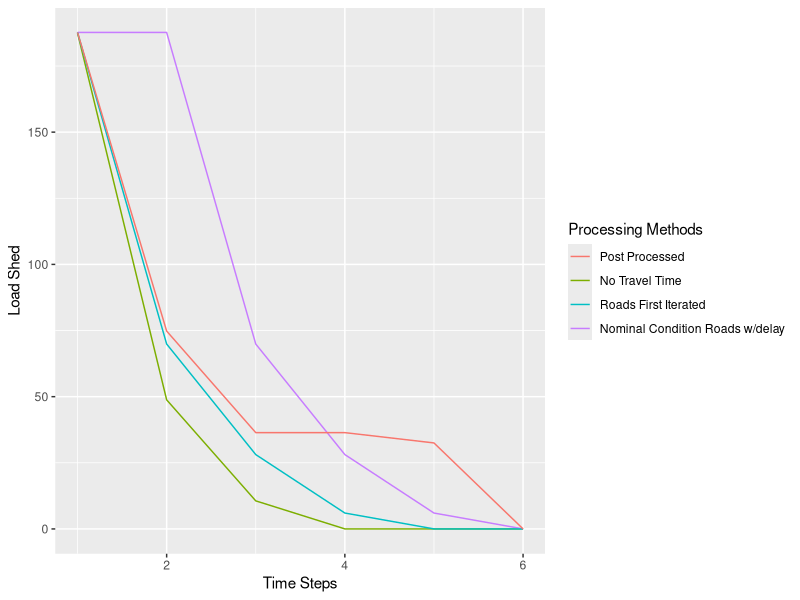
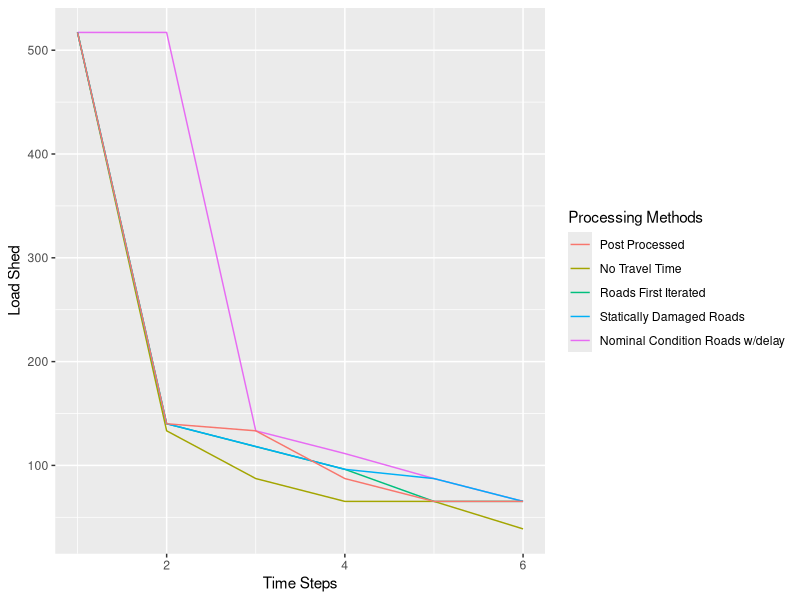
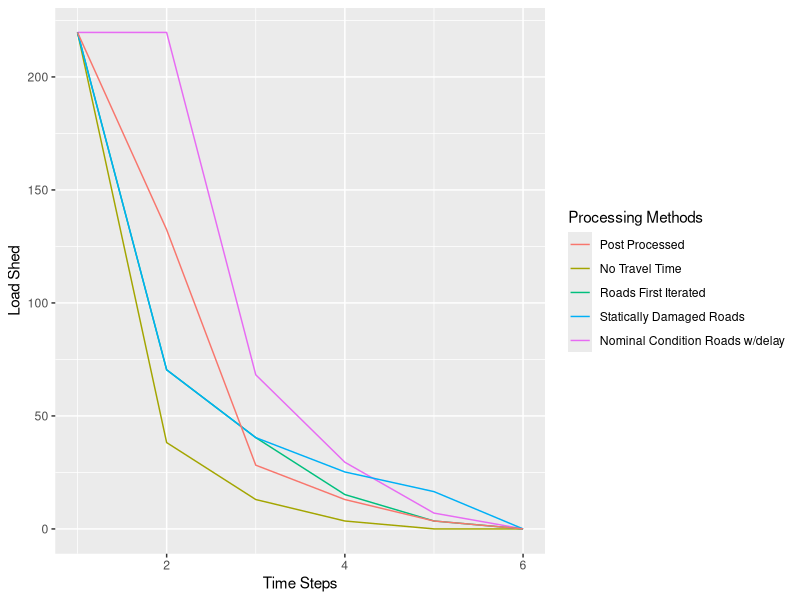

These charts were generated, in order, by the following R code:
library(ggplot2)
Data37 <- data.frame("Time" = c(1,2,3,4,5,6),"NoTravel" = c(187.5,48.8,10.6,0,0,0),"NominalRoads" = c(187.7,187.7,69.9,28.1,6,0), "ConditionalRoads" = c(187.7,69.9,28.1,6,0,0), "PostProcessed" = c(187.7,74.8,36.4,36.4,32.5,0)) 

p = ggplot() + 
  geom_line(data = Data37, aes(x = Time, y = NoTravel, color = "blue")) +
  geom_line(data = Data37, aes(x = Time, y = NominalRoads, color = "red")) +
  geom_line(data = Data37, aes(x = Time, y = ConditionalRoads, color = "green")) +
  geom_line(data = Data37, aes(x = Time, y = PostProcessed, color = "black")) +
  xlab('Time Steps') +
  ylab('Load Shed')+
  scale_color_discrete(name = "Processing Methods", labels = c("Post Processed", "No Travel Time", "Roads First Iterated", "Nominal Condition Roads w/delay"))
 print(p)

Data57<- data.frame("Time" = c(1,2,3,4,5,6),"NoTravel" = c(517.1,133.3,87.3,65.3,65.3,38.8),"NominalRoads" = c(517.1,517.1,133.3,111.4,87.3,65.3), "ConditionalRoads" = c(517.1,140.1,118.1,96.2,65.3,65.3), "DamagedRoads" = c(517.1,140.1,118.2,96.2,87.3,65.3), "PostProcessed" = c(517.1,140.1,133.3,87.3,65.3,65.3)) 

q = ggplot() + 
  geom_line(data = Data57, aes(x = Time, y = NoTravel, color = "blue")) +
  geom_line(data = Data57, aes(x = Time, y = NominalRoads, color = "red")) +
  geom_line(data = Data57, aes(x = Time, y = ConditionalRoads, color = "green")) +
  geom_line(data = Data57, aes(x = Time, y = DamagedRoads, color = "magenta")) +
  geom_line(data = Data57, aes(x = Time, y = PostProcessed, color = "black")) +
  xlab('Time Steps') +
  ylab('Load Shed')+
  scale_color_discrete(name = "Processing Methods", labels = c("Post Processed", "No Travel Time", "Roads First Iterated", "Statically Damaged Roads", "Nominal Condition Roads w/delay"))

print(q)

Data30Rand <- data.frame("Time" = c(1,2,3,4,5,6),"NoTravel" = c(219.7,38.2,13,3.5,0,0),"NominalRoads" = c(219.7,219.7,68.2,29.5,7,0), "ConditionalRoads" = c(219.7,70.4,40.4,15.2,3.5,0), "DamagedRoads" = c(219.7,70.4,40.4,25.2,16.5,0), "PostProcessed" = c(219.7,132.4,28.2,13,3.5,0)) 
r = ggplot() + 
  geom_line(data = Data30Rand, aes(x = Time, y = NoTravel, color = "blue")) +
  geom_line(data = Data30Rand, aes(x = Time, y = NominalRoads, color = "red")) +
  geom_line(data = Data30Rand, aes(x = Time, y = ConditionalRoads, color = "green")) +
  geom_line(data = Data30Rand, aes(x = Time, y = DamagedRoads, color = "magenta")) +
  geom_line(data = Data30Rand, aes(x = Time, y = PostProcessed, color = "black")) +
  xlab('Time Steps') +
  ylab('Load Shed')+
  scale_color_discrete(name = "Processing Methods", labels = c("Post Processed", "No Travel Time", "Roads First Iterated", "Statically Damaged Roads", "Nominal Condition Roads w/delay"))

print(r)
